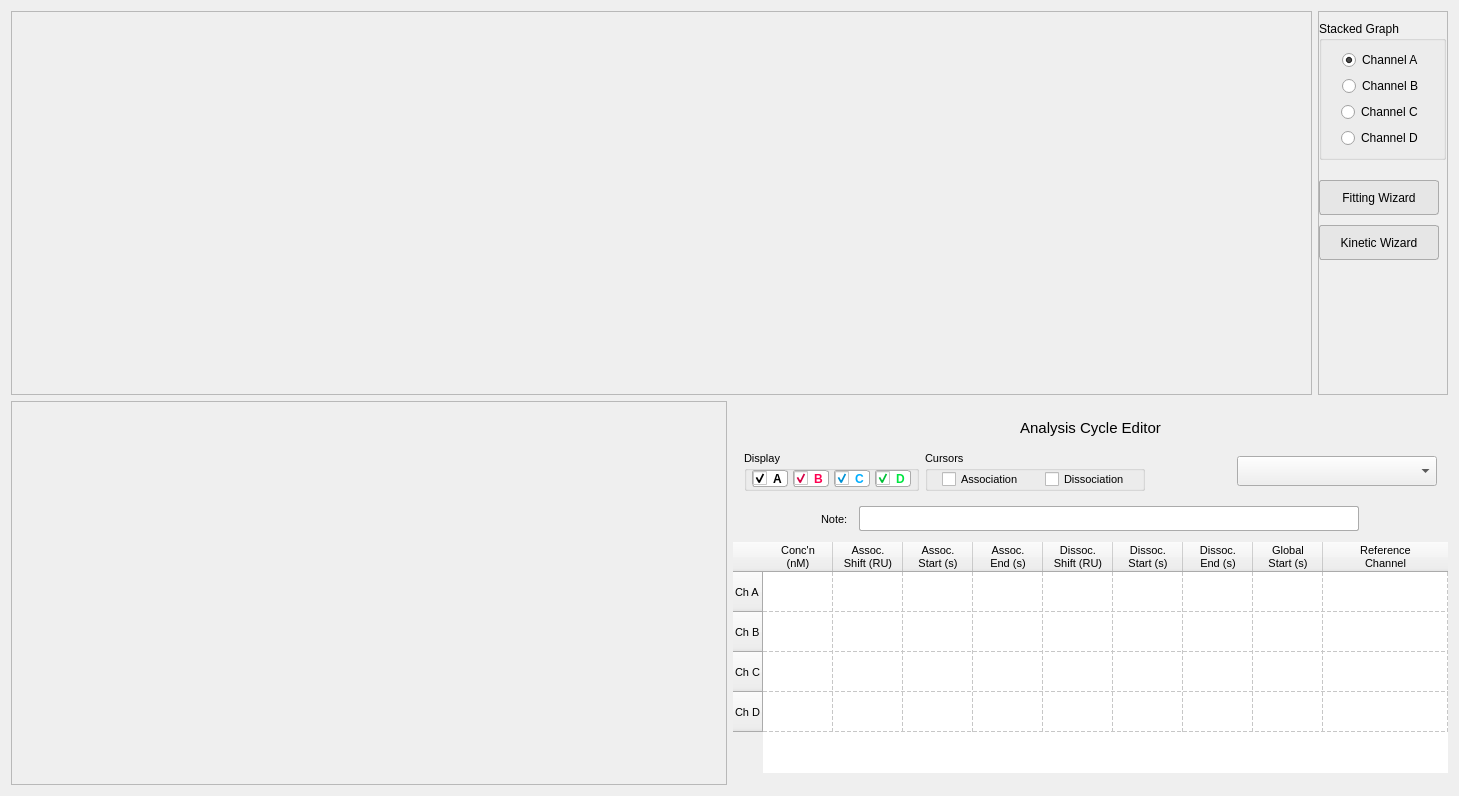
<?xml version="1.0" encoding="UTF-8"?>
<ui version="4.0">
 <class>FormAnalysis</class>
 <widget class="QWidget" name="FormAnalysis">
  <property name="geometry">
   <rect>
    <x>0</x>
    <y>0</y>
    <width>1459</width>
    <height>796</height>
   </rect>
  </property>
  <property name="minimumSize">
   <size>
    <width>1050</width>
    <height>0</height>
   </size>
  </property>
  <property name="font">
   <font>
    <family>Segoe UI</family>
   </font>
  </property>
  <property name="mouseTracking">
   <bool>true</bool>
  </property>
  <property name="focusPolicy">
   <enum>Qt::StrongFocus</enum>
  </property>
  <property name="windowTitle">
   <string>Form</string>
  </property>
  <layout class="QVBoxLayout" name="verticalLayout_4">
   <item>
    <layout class="QHBoxLayout" name="horizontalLayout">
     <item>
      <widget class="QFrame" name="frame_3">
       <property name="minimumSize">
        <size>
         <width>0</width>
         <height>200</height>
        </size>
       </property>
       <property name="frameShape">
        <enum>QFrame::StyledPanel</enum>
       </property>
       <property name="frameShadow">
        <enum>QFrame::Raised</enum>
       </property>
       <layout class="QHBoxLayout" name="horizontalLayout_7">
        <property name="leftMargin">
         <number>5</number>
        </property>
        <property name="topMargin">
         <number>5</number>
        </property>
        <property name="rightMargin">
         <number>5</number>
        </property>
        <property name="bottomMargin">
         <number>5</number>
        </property>
        <item>
         <widget class="PlotWidget" name="stack_graph" native="true">
          <property name="minimumSize">
           <size>
            <width>800</width>
            <height>200</height>
           </size>
          </property>
          <layout class="QHBoxLayout" name="horizontalLayout_6">
           <item>
            <spacer name="horizontalSpacer_3">
             <property name="orientation">
              <enum>Qt::Horizontal</enum>
             </property>
             <property name="sizeHint" stdset="0">
              <size>
               <width>40</width>
               <height>20</height>
              </size>
             </property>
            </spacer>
           </item>
           <item>
            <layout class="QVBoxLayout" name="verticalLayout_6">
             <item>
              <widget class="QLabel" name="label_cur_info">
               <property name="sizePolicy">
                <sizepolicy hsizetype="Preferred" vsizetype="Fixed">
                 <horstretch>0</horstretch>
                 <verstretch>0</verstretch>
                </sizepolicy>
               </property>
               <property name="font">
                <font>
                 <family>Segoe UI</family>
                 <pointsize>8</pointsize>
                </font>
               </property>
               <property name="styleSheet">
                <string notr="true">color: rgb(150, 150, 150);</string>
               </property>
               <property name="text">
                <string/>
               </property>
               <property name="alignment">
                <set>Qt::AlignRight|Qt::AlignTop|Qt::AlignTrailing</set>
               </property>
              </widget>
             </item>
             <item>
              <spacer name="verticalSpacer_2">
               <property name="orientation">
                <enum>Qt::Vertical</enum>
               </property>
               <property name="sizeHint" stdset="0">
                <size>
                 <width>20</width>
                 <height>40</height>
                </size>
               </property>
              </spacer>
             </item>
            </layout>
           </item>
          </layout>
         </widget>
        </item>
       </layout>
      </widget>
     </item>
     <item>
      <widget class="QFrame" name="frame">
       <property name="minimumSize">
        <size>
         <width>130</width>
         <height>300</height>
        </size>
       </property>
       <property name="maximumSize">
        <size>
         <width>400</width>
         <height>16777215</height>
        </size>
       </property>
       <property name="frameShape">
        <enum>QFrame::StyledPanel</enum>
       </property>
       <property name="frameShadow">
        <enum>QFrame::Raised</enum>
       </property>
       <layout class="QVBoxLayout" name="verticalLayout_3">
        <property name="spacing">
         <number>10</number>
        </property>
        <property name="leftMargin">
         <number>0</number>
        </property>
        <property name="rightMargin">
         <number>1</number>
        </property>
        <item>
         <widget class="QGroupBox" name="groupBox">
          <property name="minimumSize">
           <size>
            <width>120</width>
            <height>0</height>
           </size>
          </property>
          <property name="maximumSize">
           <size>
            <width>150</width>
            <height>16777215</height>
           </size>
          </property>
          <property name="title">
           <string>Stacked Graph</string>
          </property>
          <layout class="QVBoxLayout" name="verticalLayout_9">
           <item alignment="Qt::AlignHCenter">
            <widget class="QRadioButton" name="radio_a">
             <property name="text">
              <string>Channel A</string>
             </property>
             <property name="checked">
              <bool>true</bool>
             </property>
            </widget>
           </item>
           <item alignment="Qt::AlignHCenter">
            <widget class="QRadioButton" name="radio_b">
             <property name="text">
              <string>Channel B</string>
             </property>
            </widget>
           </item>
           <item alignment="Qt::AlignHCenter">
            <widget class="QRadioButton" name="radio_c">
             <property name="text">
              <string>Channel C</string>
             </property>
            </widget>
           </item>
           <item alignment="Qt::AlignHCenter">
            <widget class="QRadioButton" name="radio_d">
             <property name="text">
              <string>Channel D</string>
             </property>
            </widget>
           </item>
          </layout>
         </widget>
        </item>
        <item>
         <spacer name="verticalSpacer_6">
          <property name="orientation">
           <enum>Qt::Vertical</enum>
          </property>
          <property name="sizeType">
           <enum>QSizePolicy::Preferred</enum>
          </property>
          <property name="sizeHint" stdset="0">
           <size>
            <width>20</width>
            <height>10</height>
           </size>
          </property>
         </spacer>
        </item>
        <item>
         <widget class="QPushButton" name="fit_wizard_btn">
          <property name="minimumSize">
           <size>
            <width>110</width>
            <height>35</height>
           </size>
          </property>
          <property name="maximumSize">
           <size>
            <width>120</width>
            <height>16777215</height>
           </size>
          </property>
          <property name="font">
           <font>
            <family>Segoe UI</family>
           </font>
          </property>
          <property name="toolTip">
           <string>Launch KD Wizard</string>
          </property>
          <property name="styleSheet">
           <string notr="true">QPushButton {

		background-color: rgb(230, 230, 230);
	    border: 1px solid rgb(171, 171, 171);
		border-radius: 3px;

}

QPushButton::hover{
	background: rgb(253, 253, 253);
	border: 1px raised;
	border-radius: 5px;
}</string>
          </property>
          <property name="text">
           <string>Fitting Wizard</string>
          </property>
         </widget>
        </item>
        <item>
         <widget class="QPushButton" name="kin_wizard_btn">
          <property name="enabled">
           <bool>true</bool>
          </property>
          <property name="minimumSize">
           <size>
            <width>110</width>
            <height>35</height>
           </size>
          </property>
          <property name="maximumSize">
           <size>
            <width>120</width>
            <height>16777215</height>
           </size>
          </property>
          <property name="font">
           <font>
            <family>Segoe UI</family>
           </font>
          </property>
          <property name="toolTip">
           <string>Launch Kinetic Wizard</string>
          </property>
          <property name="styleSheet">
           <string notr="true">QPushButton {

		background-color: rgb(230, 230, 230);
	    border: 1px solid rgb(171, 171, 171);
		border-radius: 3px;

}

QPushButton::hover{
	background: rgb(253, 253, 253);
	border: 1px raised;
	border-radius: 5px;
}</string>
          </property>
          <property name="text">
           <string>Kinetic Wizard</string>
          </property>
         </widget>
        </item>
        <item>
         <spacer name="verticalSpacer_5">
          <property name="orientation">
           <enum>Qt::Vertical</enum>
          </property>
          <property name="sizeType">
           <enum>QSizePolicy::Expanding</enum>
          </property>
          <property name="sizeHint" stdset="0">
           <size>
            <width>20</width>
            <height>30</height>
           </size>
          </property>
         </spacer>
        </item>
        <item>
         <widget class="QFrame" name="file_ctrls">
          <layout class="QHBoxLayout" name="horizontalLayout_9">
           <property name="leftMargin">
            <number>0</number>
           </property>
           <property name="rightMargin">
            <number>0</number>
           </property>
           <item>
            <widget class="QPushButton" name="reset_analysis_btn">
             <property name="sizePolicy">
              <sizepolicy hsizetype="Fixed" vsizetype="Fixed">
               <horstretch>0</horstretch>
               <verstretch>0</verstretch>
              </sizepolicy>
             </property>
             <property name="minimumSize">
              <size>
               <width>30</width>
               <height>30</height>
              </size>
             </property>
             <property name="maximumSize">
              <size>
               <width>30</width>
               <height>30</height>
              </size>
             </property>
             <property name="font">
              <font>
               <family>Segoe UI</family>
               <pointsize>5</pointsize>
              </font>
             </property>
             <property name="mouseTracking">
              <bool>true</bool>
             </property>
             <property name="toolTip">
              <string>Clear All Data</string>
             </property>
             <property name="layoutDirection">
              <enum>Qt::LeftToRight</enum>
             </property>
             <property name="autoFillBackground">
              <bool>false</bool>
             </property>
             <property name="styleSheet">
              <string notr="true">QPushButton{
	border: none;
	background: none;
}

QPushButton::hover{
	background: white;
	border: 1px raised;
	border-radius: 10px;
}</string>
             </property>
             <property name="text">
              <string/>
             </property>
             <property name="icon">
              <iconset resource="ai.qrc">
               <normaloff>:/img/img/reload.png</normaloff>:/img/img/reload.png</iconset>
             </property>
             <property name="iconSize">
              <size>
               <width>25</width>
               <height>25</height>
              </size>
             </property>
             <property name="autoRepeat">
              <bool>false</bool>
             </property>
             <property name="autoExclusive">
              <bool>false</bool>
             </property>
             <property name="autoDefault">
              <bool>false</bool>
             </property>
             <property name="default">
              <bool>false</bool>
             </property>
             <property name="flat">
              <bool>false</bool>
             </property>
            </widget>
           </item>
           <item>
            <widget class="QPushButton" name="import_btn">
             <property name="sizePolicy">
              <sizepolicy hsizetype="Fixed" vsizetype="Fixed">
               <horstretch>0</horstretch>
               <verstretch>0</verstretch>
              </sizepolicy>
             </property>
             <property name="minimumSize">
              <size>
               <width>30</width>
               <height>30</height>
              </size>
             </property>
             <property name="maximumSize">
              <size>
               <width>30</width>
               <height>30</height>
              </size>
             </property>
             <property name="font">
              <font>
               <family>Segoe UI</family>
               <pointsize>5</pointsize>
              </font>
             </property>
             <property name="mouseTracking">
              <bool>true</bool>
             </property>
             <property name="toolTip">
              <string>Import Raw Data</string>
             </property>
             <property name="layoutDirection">
              <enum>Qt::LeftToRight</enum>
             </property>
             <property name="autoFillBackground">
              <bool>false</bool>
             </property>
             <property name="styleSheet">
              <string notr="true">QPushButton{
	border: none;
	background: none;
}

QPushButton::hover{
	background: white;
	border: 1px raised;
	border-radius: 10px;
}</string>
             </property>
             <property name="text">
              <string/>
             </property>
             <property name="icon">
              <iconset resource="ai.qrc">
               <normaloff>:/img/img/folder.png</normaloff>:/img/img/folder.png</iconset>
             </property>
             <property name="iconSize">
              <size>
               <width>23</width>
               <height>23</height>
              </size>
             </property>
             <property name="autoRepeat">
              <bool>false</bool>
             </property>
             <property name="autoExclusive">
              <bool>false</bool>
             </property>
             <property name="autoDefault">
              <bool>false</bool>
             </property>
             <property name="default">
              <bool>false</bool>
             </property>
             <property name="flat">
              <bool>false</bool>
             </property>
            </widget>
           </item>
           <item>
            <widget class="QPushButton" name="export_btn">
             <property name="sizePolicy">
              <sizepolicy hsizetype="Fixed" vsizetype="Fixed">
               <horstretch>0</horstretch>
               <verstretch>0</verstretch>
              </sizepolicy>
             </property>
             <property name="minimumSize">
              <size>
               <width>30</width>
               <height>30</height>
              </size>
             </property>
             <property name="maximumSize">
              <size>
               <width>30</width>
               <height>30</height>
              </size>
             </property>
             <property name="font">
              <font>
               <family>Segoe UI</family>
               <pointsize>5</pointsize>
              </font>
             </property>
             <property name="mouseTracking">
              <bool>true</bool>
             </property>
             <property name="toolTip">
              <string>Export Analysis Data</string>
             </property>
             <property name="layoutDirection">
              <enum>Qt::LeftToRight</enum>
             </property>
             <property name="autoFillBackground">
              <bool>false</bool>
             </property>
             <property name="styleSheet">
              <string notr="true">QPushButton{
	border: none;
	background: none;
}

QPushButton::hover{
	background: white;
	border: 1px raised;
	border-radius: 10px;
}</string>
             </property>
             <property name="text">
              <string/>
             </property>
             <property name="icon">
              <iconset resource="ai.qrc">
               <normaloff>:/img/img/save.png</normaloff>:/img/img/save.png</iconset>
             </property>
             <property name="iconSize">
              <size>
               <width>25</width>
               <height>25</height>
              </size>
             </property>
             <property name="autoRepeat">
              <bool>false</bool>
             </property>
             <property name="autoExclusive">
              <bool>false</bool>
             </property>
             <property name="autoDefault">
              <bool>false</bool>
             </property>
             <property name="default">
              <bool>false</bool>
             </property>
             <property name="flat">
              <bool>false</bool>
             </property>
            </widget>
           </item>
          </layout>
         </widget>
        </item>
        <item>
         <spacer name="verticalSpacer">
          <property name="orientation">
           <enum>Qt::Vertical</enum>
          </property>
          <property name="sizeHint" stdset="0">
           <size>
            <width>20</width>
            <height>30</height>
           </size>
          </property>
         </spacer>
        </item>
       </layout>
      </widget>
     </item>
    </layout>
   </item>
   <item>
    <layout class="QHBoxLayout" name="bottom_horizontal">
     <item>
      <widget class="QFrame" name="SOI_Frame">
       <property name="sizePolicy">
        <sizepolicy hsizetype="Expanding" vsizetype="Expanding">
         <horstretch>0</horstretch>
         <verstretch>0</verstretch>
        </sizepolicy>
       </property>
       <property name="minimumSize">
        <size>
         <width>0</width>
         <height>300</height>
        </size>
       </property>
       <property name="maximumSize">
        <size>
         <width>16777215</width>
         <height>500</height>
        </size>
       </property>
       <property name="font">
        <font>
         <family>Segoe UI</family>
         <pointsize>8</pointsize>
        </font>
       </property>
       <layout class="QHBoxLayout" name="horizontalLayout_3">
        <property name="leftMargin">
         <number>0</number>
        </property>
        <property name="topMargin">
         <number>0</number>
        </property>
        <property name="rightMargin">
         <number>0</number>
        </property>
        <property name="bottomMargin">
         <number>0</number>
        </property>
        <item>
         <widget class="QFrame" name="SOI">
          <property name="sizePolicy">
           <sizepolicy hsizetype="Expanding" vsizetype="Expanding">
            <horstretch>0</horstretch>
            <verstretch>0</verstretch>
           </sizepolicy>
          </property>
          <property name="minimumSize">
           <size>
            <width>250</width>
            <height>150</height>
           </size>
          </property>
          <property name="maximumSize">
           <size>
            <width>10000</width>
            <height>10000</height>
           </size>
          </property>
          <property name="frameShape">
           <enum>QFrame::StyledPanel</enum>
          </property>
          <property name="frameShadow">
           <enum>QFrame::Raised</enum>
          </property>
          <layout class="QVBoxLayout" name="verticalLayout_8">
           <item>
            <spacer name="horizontalSpacer_4">
             <property name="orientation">
              <enum>Qt::Horizontal</enum>
             </property>
             <property name="sizeHint" stdset="0">
              <size>
               <width>40</width>
               <height>20</height>
              </size>
             </property>
            </spacer>
           </item>
           <item>
            <spacer name="verticalSpacer_4">
             <property name="orientation">
              <enum>Qt::Vertical</enum>
             </property>
             <property name="sizeHint" stdset="0">
              <size>
               <width>10</width>
               <height>40</height>
              </size>
             </property>
            </spacer>
           </item>
          </layout>
         </widget>
        </item>
        <item>
         <widget class="QFrame" name="analysis_table">
          <property name="sizePolicy">
           <sizepolicy hsizetype="Expanding" vsizetype="Expanding">
            <horstretch>0</horstretch>
            <verstretch>0</verstretch>
           </sizepolicy>
          </property>
          <property name="minimumSize">
           <size>
            <width>300</width>
            <height>200</height>
           </size>
          </property>
          <property name="maximumSize">
           <size>
            <width>900</width>
            <height>360</height>
           </size>
          </property>
          <layout class="QVBoxLayout" name="verticalLayout_5">
           <property name="spacing">
            <number>3</number>
           </property>
           <property name="leftMargin">
            <number>0</number>
           </property>
           <property name="topMargin">
            <number>0</number>
           </property>
           <property name="rightMargin">
            <number>0</number>
           </property>
           <property name="bottomMargin">
            <number>0</number>
           </property>
           <item>
            <widget class="QLabel" name="label">
             <property name="minimumSize">
              <size>
               <width>0</width>
               <height>30</height>
              </size>
             </property>
             <property name="maximumSize">
              <size>
               <width>16777214</width>
               <height>30</height>
              </size>
             </property>
             <property name="font">
              <font>
               <family>Segoe UI</family>
               <pointsize>11</pointsize>
               <bold>false</bold>
              </font>
             </property>
             <property name="text">
              <string>Analysis Cycle Editor</string>
             </property>
             <property name="alignment">
              <set>Qt::AlignCenter</set>
             </property>
             <property name="indent">
              <number>30</number>
             </property>
            </widget>
           </item>
           <item>
            <widget class="QFrame" name="horizontalFrame">
             <property name="minimumSize">
              <size>
               <width>0</width>
               <height>50</height>
              </size>
             </property>
             <property name="maximumSize">
              <size>
               <width>16777215</width>
               <height>50</height>
              </size>
             </property>
             <layout class="QHBoxLayout" name="horizontalLayout_2">
              <property name="leftMargin">
               <number>11</number>
              </property>
              <property name="topMargin">
               <number>0</number>
              </property>
              <property name="rightMargin">
               <number>11</number>
              </property>
              <property name="bottomMargin">
               <number>0</number>
              </property>
              <item>
               <widget class="QGroupBox" name="groupBox_3">
                <property name="maximumSize">
                 <size>
                  <width>175</width>
                  <height>40</height>
                 </size>
                </property>
                <property name="title">
                 <string>Display</string>
                </property>
                <layout class="QHBoxLayout" name="horizontalLayout_4">
                 <property name="spacing">
                  <number>5</number>
                 </property>
                 <property name="leftMargin">
                  <number>5</number>
                 </property>
                 <property name="topMargin">
                  <number>0</number>
                 </property>
                 <property name="rightMargin">
                  <number>5</number>
                 </property>
                 <property name="bottomMargin">
                  <number>0</number>
                 </property>
                 <item>
                  <widget class="QCheckBox" name="segment_A">
                   <property name="minimumSize">
                    <size>
                     <width>0</width>
                     <height>15</height>
                    </size>
                   </property>
                   <property name="maximumSize">
                    <size>
                     <width>37</width>
                     <height>16777215</height>
                    </size>
                   </property>
                   <property name="font">
                    <font>
                     <family>Segoe UI</family>
                     <pointsize>9</pointsize>
                     <bold>true</bold>
                    </font>
                   </property>
                   <property name="styleSheet">
                    <string notr="true">QCheckBox{
	color: black;
	background:white;
	border: 1px solid rgb(171, 171, 171);
	border-radius: 3px;
}</string>
                   </property>
                   <property name="text">
                    <string>A  </string>
                   </property>
                   <property name="checked">
                    <bool>true</bool>
                   </property>
                  </widget>
                 </item>
                 <item>
                  <widget class="QCheckBox" name="segment_B">
                   <property name="minimumSize">
                    <size>
                     <width>0</width>
                     <height>15</height>
                    </size>
                   </property>
                   <property name="maximumSize">
                    <size>
                     <width>37</width>
                     <height>16777215</height>
                    </size>
                   </property>
                   <property name="font">
                    <font>
                     <family>Segoe UI</family>
                     <pointsize>9</pointsize>
                     <bold>true</bold>
                    </font>
                   </property>
                   <property name="styleSheet">
                    <string notr="true">QCheckBox{
	color: rgb(255, 0, 81);
	background: white;
	border: 1px solid rgb(171, 171, 171);
	border-radius: 3px;
}</string>
                   </property>
                   <property name="text">
                    <string>B  </string>
                   </property>
                   <property name="checked">
                    <bool>true</bool>
                   </property>
                  </widget>
                 </item>
                 <item>
                  <widget class="QCheckBox" name="segment_C">
                   <property name="minimumSize">
                    <size>
                     <width>0</width>
                     <height>15</height>
                    </size>
                   </property>
                   <property name="maximumSize">
                    <size>
                     <width>37</width>
                     <height>16777215</height>
                    </size>
                   </property>
                   <property name="font">
                    <font>
                     <family>Segoe UI</family>
                     <pointsize>9</pointsize>
                     <bold>true</bold>
                    </font>
                   </property>
                   <property name="styleSheet">
                    <string notr="true">QCheckBox{
	color: rgb(0, 174, 255);
	background: white;
	border: 1px solid rgb(171, 171, 171);
	border-radius: 3px;
}</string>
                   </property>
                   <property name="text">
                    <string>C  </string>
                   </property>
                   <property name="checked">
                    <bool>true</bool>
                   </property>
                  </widget>
                 </item>
                 <item>
                  <widget class="QCheckBox" name="segment_D">
                   <property name="minimumSize">
                    <size>
                     <width>0</width>
                     <height>15</height>
                    </size>
                   </property>
                   <property name="maximumSize">
                    <size>
                     <width>37</width>
                     <height>16777215</height>
                    </size>
                   </property>
                   <property name="font">
                    <font>
                     <family>Segoe UI</family>
                     <pointsize>9</pointsize>
                     <bold>true</bold>
                    </font>
                   </property>
                   <property name="styleSheet">
                    <string notr="true">QCheckBox{
	color: rgb(0, 230, 65);
	border: 1px solid rgb(171, 171, 171);
	background:white;
	border-radius: 3px;
}</string>
                   </property>
                   <property name="text">
                    <string>D  </string>
                   </property>
                   <property name="checked">
                    <bool>true</bool>
                   </property>
                  </widget>
                 </item>
                </layout>
               </widget>
              </item>
              <item>
               <widget class="QGroupBox" name="cursor_ctrls">
                <property name="minimumSize">
                 <size>
                  <width>220</width>
                  <height>0</height>
                 </size>
                </property>
                <property name="maximumSize">
                 <size>
                  <width>220</width>
                  <height>40</height>
                 </size>
                </property>
                <property name="title">
                 <string>Cursors</string>
                </property>
                <layout class="QHBoxLayout" name="horizontalLayout_5">
                 <property name="spacing">
                  <number>5</number>
                 </property>
                 <property name="leftMargin">
                  <number>5</number>
                 </property>
                 <property name="topMargin">
                  <number>0</number>
                 </property>
                 <property name="rightMargin">
                  <number>5</number>
                 </property>
                 <property name="bottomMargin">
                  <number>0</number>
                 </property>
                 <item alignment="Qt::AlignHCenter">
                  <widget class="QCheckBox" name="assoc_cursors">
                   <property name="text">
                    <string>Association</string>
                   </property>
                  </widget>
                 </item>
                 <item alignment="Qt::AlignHCenter">
                  <widget class="QCheckBox" name="dissoc_cursors">
                   <property name="text">
                    <string>Dissociation</string>
                   </property>
                  </widget>
                 </item>
                </layout>
               </widget>
              </item>
              <item>
               <spacer name="horizontalSpacer_2">
                <property name="orientation">
                 <enum>Qt::Horizontal</enum>
                </property>
                <property name="sizeHint" stdset="0">
                 <size>
                  <width>20</width>
                  <height>20</height>
                 </size>
                </property>
               </spacer>
              </item>
              <item alignment="Qt::AlignLeft">
               <widget class="QComboBox" name="seg_select">
                <property name="minimumSize">
                 <size>
                  <width>200</width>
                  <height>25</height>
                 </size>
                </property>
                <property name="maximumSize">
                 <size>
                  <width>200</width>
                  <height>30</height>
                 </size>
                </property>
               </widget>
              </item>
             </layout>
            </widget>
           </item>
           <item alignment="Qt::AlignHCenter">
            <widget class="QFrame" name="frame_2">
             <property name="sizePolicy">
              <sizepolicy hsizetype="Preferred" vsizetype="Fixed">
               <horstretch>0</horstretch>
               <verstretch>0</verstretch>
              </sizepolicy>
             </property>
             <property name="minimumSize">
              <size>
               <width>0</width>
               <height>40</height>
              </size>
             </property>
             <property name="maximumSize">
              <size>
               <width>16777215</width>
               <height>40</height>
              </size>
             </property>
             <layout class="QHBoxLayout" name="horizontalLayout_8">
              <property name="spacing">
               <number>11</number>
              </property>
              <property name="leftMargin">
               <number>11</number>
              </property>
              <property name="topMargin">
               <number>0</number>
              </property>
              <property name="rightMargin">
               <number>11</number>
              </property>
              <property name="bottomMargin">
               <number>0</number>
              </property>
              <item>
               <widget class="QLabel" name="label_2">
                <property name="maximumSize">
                 <size>
                  <width>60</width>
                  <height>16777215</height>
                 </size>
                </property>
                <property name="text">
                 <string>Note:</string>
                </property>
               </widget>
              </item>
              <item>
               <widget class="QLineEdit" name="current_note">
                <property name="enabled">
                 <bool>true</bool>
                </property>
                <property name="sizePolicy">
                 <sizepolicy hsizetype="Preferred" vsizetype="Fixed">
                  <horstretch>0</horstretch>
                  <verstretch>0</verstretch>
                 </sizepolicy>
                </property>
                <property name="minimumSize">
                 <size>
                  <width>500</width>
                  <height>25</height>
                 </size>
                </property>
                <property name="maximumSize">
                 <size>
                  <width>500</width>
                  <height>25</height>
                 </size>
                </property>
                <property name="font">
                 <font>
                  <family>Segoe UI</family>
                  <pointsize>9</pointsize>
                 </font>
                </property>
                <property name="focusPolicy">
                 <enum>Qt::ClickFocus</enum>
                </property>
                <property name="styleSheet">
                 <string notr="true">
QLineEdit {
		background-color: white;
		border: 1px solid rgb(171, 171, 171);
		border-radius: 2px;

}

QLineEdit:focus{
	background-color: rgb(240, 255, 245);
	border: 1px solid rgb(171, 171, 171);
	border-radius: 2px;
}</string>
                </property>
                <property name="text">
                 <string/>
                </property>
               </widget>
              </item>
             </layout>
            </widget>
           </item>
           <item>
            <widget class="QScrollArea" name="scrollArea">
             <property name="sizePolicy">
              <sizepolicy hsizetype="Expanding" vsizetype="Preferred">
               <horstretch>0</horstretch>
               <verstretch>0</verstretch>
              </sizepolicy>
             </property>
             <property name="maximumSize">
              <size>
               <width>16777215</width>
               <height>400</height>
              </size>
             </property>
             <property name="frameShape">
              <enum>QFrame::NoFrame</enum>
             </property>
             <property name="frameShadow">
              <enum>QFrame::Plain</enum>
             </property>
             <property name="verticalScrollBarPolicy">
              <enum>Qt::ScrollBarAlwaysOff</enum>
             </property>
             <property name="widgetResizable">
              <bool>true</bool>
             </property>
             <widget class="QWidget" name="scrollAreaWidgetContents">
              <property name="geometry">
               <rect>
                <x>0</x>
                <y>0</y>
                <width>716</width>
                <height>231</height>
               </rect>
              </property>
              <property name="maximumSize">
               <size>
                <width>16777215</width>
                <height>600</height>
               </size>
              </property>
              <layout class="QVBoxLayout" name="verticalLayout">
               <property name="spacing">
                <number>0</number>
               </property>
               <property name="leftMargin">
                <number>0</number>
               </property>
               <property name="topMargin">
                <number>0</number>
               </property>
               <property name="rightMargin">
                <number>0</number>
               </property>
               <property name="bottomMargin">
                <number>0</number>
               </property>
               <item>
                <widget class="QTableWidget" name="data_table">
                 <property name="sizePolicy">
                  <sizepolicy hsizetype="Expanding" vsizetype="Expanding">
                   <horstretch>0</horstretch>
                   <verstretch>0</verstretch>
                  </sizepolicy>
                 </property>
                 <property name="minimumSize">
                  <size>
                   <width>375</width>
                   <height>175</height>
                  </size>
                 </property>
                 <property name="maximumSize">
                  <size>
                   <width>10000</width>
                   <height>400</height>
                  </size>
                 </property>
                 <property name="font">
                  <font>
                   <family>Segoe UI</family>
                   <pointsize>8</pointsize>
                  </font>
                 </property>
                 <property name="focusPolicy">
                  <enum>Qt::ClickFocus</enum>
                 </property>
                 <property name="frameShape">
                  <enum>QFrame::NoFrame</enum>
                 </property>
                 <property name="sizeAdjustPolicy">
                  <enum>QAbstractScrollArea::AdjustToContents</enum>
                 </property>
                 <property name="editTriggers">
                  <set>QAbstractItemView::DoubleClicked</set>
                 </property>
                 <property name="showGrid">
                  <bool>true</bool>
                 </property>
                 <property name="gridStyle">
                  <enum>Qt::DashLine</enum>
                 </property>
                 <property name="wordWrap">
                  <bool>true</bool>
                 </property>
                 <property name="rowCount">
                  <number>4</number>
                 </property>
                 <property name="columnCount">
                  <number>9</number>
                 </property>
                 <attribute name="horizontalHeaderVisible">
                  <bool>true</bool>
                 </attribute>
                 <attribute name="horizontalHeaderCascadingSectionResizes">
                  <bool>true</bool>
                 </attribute>
                 <attribute name="horizontalHeaderMinimumSectionSize">
                  <number>70</number>
                 </attribute>
                 <attribute name="horizontalHeaderDefaultSectionSize">
                  <number>70</number>
                 </attribute>
                 <attribute name="horizontalHeaderHighlightSections">
                  <bool>true</bool>
                 </attribute>
                 <attribute name="horizontalHeaderShowSortIndicator" stdset="0">
                  <bool>false</bool>
                 </attribute>
                 <attribute name="horizontalHeaderStretchLastSection">
                  <bool>true</bool>
                 </attribute>
                 <attribute name="verticalHeaderVisible">
                  <bool>true</bool>
                 </attribute>
                 <attribute name="verticalHeaderCascadingSectionResizes">
                  <bool>true</bool>
                 </attribute>
                 <attribute name="verticalHeaderMinimumSectionSize">
                  <number>30</number>
                 </attribute>
                 <attribute name="verticalHeaderDefaultSectionSize">
                  <number>40</number>
                 </attribute>
                 <attribute name="verticalHeaderHighlightSections">
                  <bool>false</bool>
                 </attribute>
                 <attribute name="verticalHeaderShowSortIndicator" stdset="0">
                  <bool>false</bool>
                 </attribute>
                 <attribute name="verticalHeaderStretchLastSection">
                  <bool>false</bool>
                 </attribute>
                 <row>
                  <property name="text">
                   <string>Ch A</string>
                  </property>
                  <property name="font">
                   <font>
                    <family>Segoe UI</family>
                    <pointsize>8</pointsize>
                   </font>
                  </property>
                 </row>
                 <row>
                  <property name="text">
                   <string>Ch B</string>
                  </property>
                  <property name="font">
                   <font>
                    <family>Segoe UI</family>
                    <pointsize>8</pointsize>
                   </font>
                  </property>
                 </row>
                 <row>
                  <property name="text">
                   <string>Ch C</string>
                  </property>
                  <property name="font">
                   <font>
                    <family>Segoe UI</family>
                    <pointsize>8</pointsize>
                   </font>
                  </property>
                 </row>
                 <row>
                  <property name="text">
                   <string>Ch D</string>
                  </property>
                  <property name="font">
                   <font>
                    <family>Segoe UI</family>
                    <pointsize>8</pointsize>
                   </font>
                  </property>
                 </row>
                 <column>
                  <property name="text">
                   <string>Conc'n
(nM)</string>
                  </property>
                  <property name="font">
                   <font>
                    <pointsize>8</pointsize>
                    <bold>false</bold>
                   </font>
                  </property>
                 </column>
                 <column>
                  <property name="text">
                   <string>Assoc.
Shift (RU)</string>
                  </property>
                  <property name="font">
                   <font>
                    <pointsize>8</pointsize>
                   </font>
                  </property>
                 </column>
                 <column>
                  <property name="text">
                   <string>Assoc.
Start (s)</string>
                  </property>
                  <property name="font">
                   <font>
                    <pointsize>8</pointsize>
                   </font>
                  </property>
                 </column>
                 <column>
                  <property name="text">
                   <string>Assoc.
End (s)</string>
                  </property>
                  <property name="font">
                   <font>
                    <pointsize>8</pointsize>
                   </font>
                  </property>
                 </column>
                 <column>
                  <property name="text">
                   <string>Dissoc.
Shift (RU)</string>
                  </property>
                  <property name="font">
                   <font>
                    <family>Segoe UI</family>
                    <pointsize>8</pointsize>
                   </font>
                  </property>
                 </column>
                 <column>
                  <property name="text">
                   <string>Dissoc.
Start (s)</string>
                  </property>
                  <property name="font">
                   <font>
                    <family>Segoe UI</family>
                    <pointsize>8</pointsize>
                   </font>
                  </property>
                 </column>
                 <column>
                  <property name="text">
                   <string>Dissoc.
End (s)</string>
                  </property>
                  <property name="font">
                   <font>
                    <family>Segoe UI</family>
                    <pointsize>8</pointsize>
                   </font>
                  </property>
                 </column>
                 <column>
                  <property name="text">
                   <string>Global
Start (s)</string>
                  </property>
                  <property name="font">
                   <font>
                    <family>Segoe UI</family>
                    <pointsize>8</pointsize>
                   </font>
                  </property>
                 </column>
                 <column>
                  <property name="text">
                   <string>Reference
Channel</string>
                  </property>
                  <property name="font">
                   <font>
                    <family>Segoe UI</family>
                    <pointsize>8</pointsize>
                   </font>
                  </property>
                 </column>
                 <item row="0" column="0">
                  <property name="text">
                   <string/>
                  </property>
                  <property name="textAlignment">
                   <set>AlignCenter</set>
                  </property>
                 </item>
                </widget>
               </item>
              </layout>
             </widget>
            </widget>
           </item>
          </layout>
         </widget>
        </item>
       </layout>
      </widget>
     </item>
    </layout>
   </item>
  </layout>
 </widget>
 <customwidgets>
  <customwidget>
   <class>PlotWidget</class>
   <extends>QWidget</extends>
   <header>pyqtgraph</header>
   <container>1</container>
  </customwidget>
 </customwidgets>
 <resources>
  <include location="ai.qrc"/>
 </resources>
 <connections/>
</ui>
